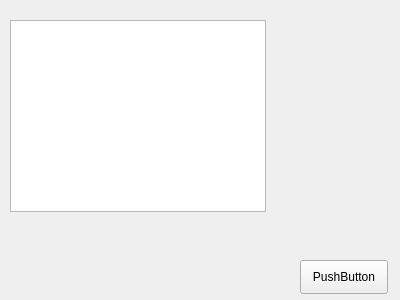
<?xml version="1.0" encoding="UTF-8"?>
<ui version="4.0">
 <class>Form</class>
 <widget class="QWidget" name="Form">
  <property name="geometry">
   <rect>
    <x>0</x>
    <y>0</y>
    <width>400</width>
    <height>300</height>
   </rect>
  </property>
  <property name="windowTitle">
   <string>Form</string>
  </property>
  <widget class="QPushButton" name="pushButton">
   <property name="geometry">
    <rect>
     <x>300</x>
     <y>260</y>
     <width>88</width>
     <height>34</height>
    </rect>
   </property>
   <property name="text">
    <string>PushButton</string>
   </property>
  </widget>
  <widget class="QTableWidget" name="tableWidget">
   <property name="geometry">
    <rect>
     <x>10</x>
     <y>20</y>
     <width>256</width>
     <height>192</height>
    </rect>
   </property>
  </widget>
 </widget>
 <resources/>
 <connections/>
</ui>
